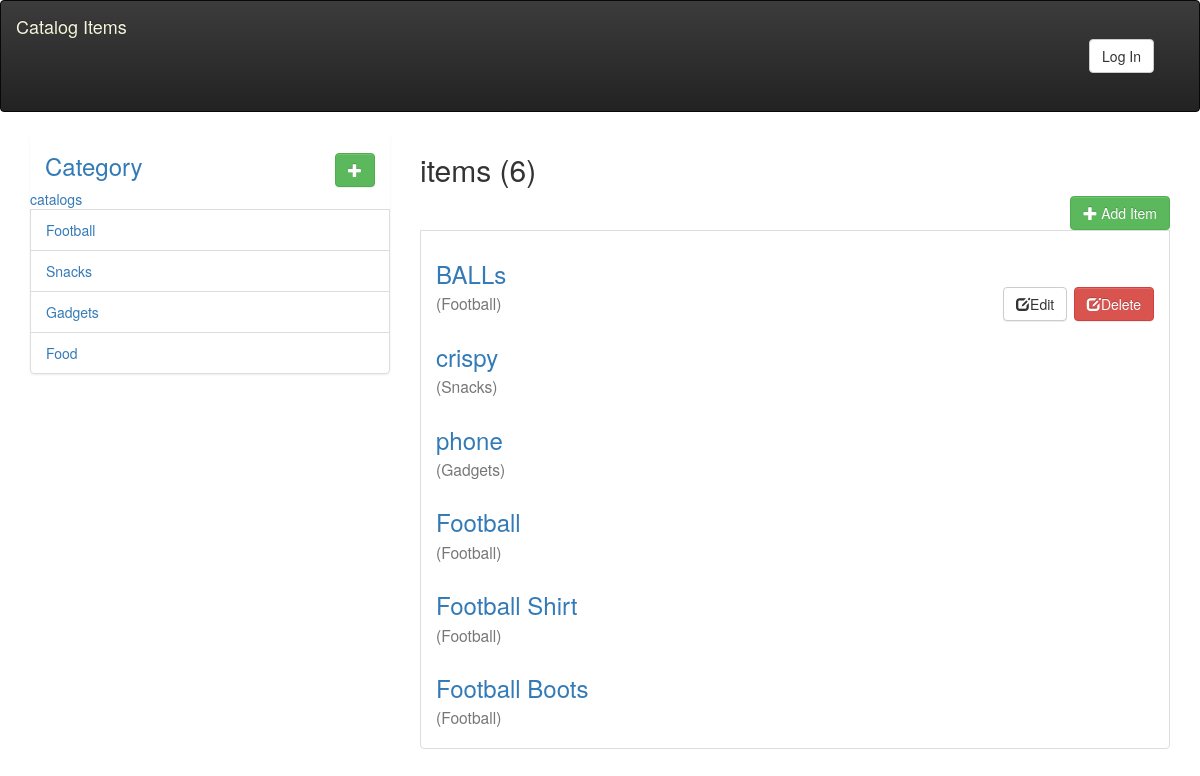
Screenshot of /categories/ (signed in) with the database file from the repository.
### database_setup.py (models this page shows, shortened)
class Category(Base):
    __tablename__ = 'category'
    id = Column(Integer, primary_key=True)
    name = Column(String(250), nullable=False)
    user_id = Column(Integer, ForeignKey('user.id'))
    user = relationship(User)

class CatalogItem(Base):
    __tablename__ = 'catalog_item'
    name = Column(String(80), nullable=False)
    id = Column(Integer, primary_key=True)
    description = Column(String(250))
    price = Column(String(8))
    category_id = Column(Integer, ForeignKey('category.id'))
    category = relationship(Category)
    user_id = Column(Integer, ForeignKey('user.id'))
    user = relationship(User)

### project.py (the view)
@app.route('/categories/')
def show_Catalog():
    category = session.query(Category).all()
    items = session.query(CatalogItem).order_by(CatalogItem.id.desc())
    count = items.count()
    if 'username' not in login_session:
       return render_template('catalogs.html', category=category, count=count, items=items)
    else:
        return render_template('public_catalog.html', category=category, count=count, items=items)

### templates/catalogs.html (shortened to what this page needs)
{% extends "main.html" %}
{% block content %}
<div class="col-md-12 flash">
</div>
<div class="row">
    <div class="col-md-4" style="height:100%">
        <div class="col-md-12">
         <h3>
             <a> Category</a>
            <div class="pull-right">
                <button class="btn btn-success primary">
                    <span class="glyphicon glyphicon-plus"></span>
                </button>
            </div>
         </h3>
        </div>
        <ul class="list-group">
            <li><a href=""> catalogs</a></li>
            {% for c in category %}
            <li class="list-group-item">
                <div class="row">
                    <div class="col-md-12">
                        <a href="{{url_for('categoryItems',category_id=c.id)}}">{{ c.name }}</a>
                    </div>
                </div>
            </li>
            {% endfor %}
        </ul>
    </div>
    <div class="col-md-8" style="height:100%">
        <div class="row">
            <div class="col-md-12">
                <h2>{{category.name}} items ({{count}})</h2>
                {% if session.user_id %}
                <div class="pull-right">
                        <button class="btn btn-success primary">
                            <span class="glyphicon glyphicon-plus"></span>
                            Add Item
                        </button>
                </div>
                {% endif %}
            </div>
          </div>
            <ul class="list-group-item">
                {% for i  in items %}
                <li>
                    <div class="row">
                        <div class="col-md-12">
                            <a href="{{url_for('showCatalogItem',category_id=i.category_id,item_id=i.id)}}">
                                <h3>
                                    {{ i.name }}</a><br> <small>({{ i.category.name}})</small>
                                    {% if i.user_id == session.user_id %}
                                    <div class="pull-right">
                                            <button class="btn btn-default edit">
                                               <span class="glyphicon glyphicon-edit"></span>Edit
                                            </button>
                                                <button class="btn btn-danger delete">
                                                   <span class="glyphicon glyphicon-edit"></span>Delete
                                                </button>
                                    </div>
                                    {% endif%}
                        </div>
                    </div>
                </li>
                {% endfor %}
            </ul>
        </div>
</div>
{% endblock %}

### static/styles.css (style rules this page uses)
body { background-color: #8dcecb; }
a { color: black; }
ul,li { list-style-type: none; }

### rows the page displays
Category: name "Football"
Category: name "Snacks"
Category: name "Gadgets"
Category: name "Food"
CatalogItem: name "BALLs", category.name "Football", shows "Edit"
CatalogItem: name "crispy", category.name "Snacks"
CatalogItem: name "phone", category.name "Gadgets"
CatalogItem: name "Football", category.name "Football"
CatalogItem: name "Football Shirt", category.name "Football"
CatalogItem: name "Football Boots", category.name "Football"

### other values shown
{{ count }} "6"
